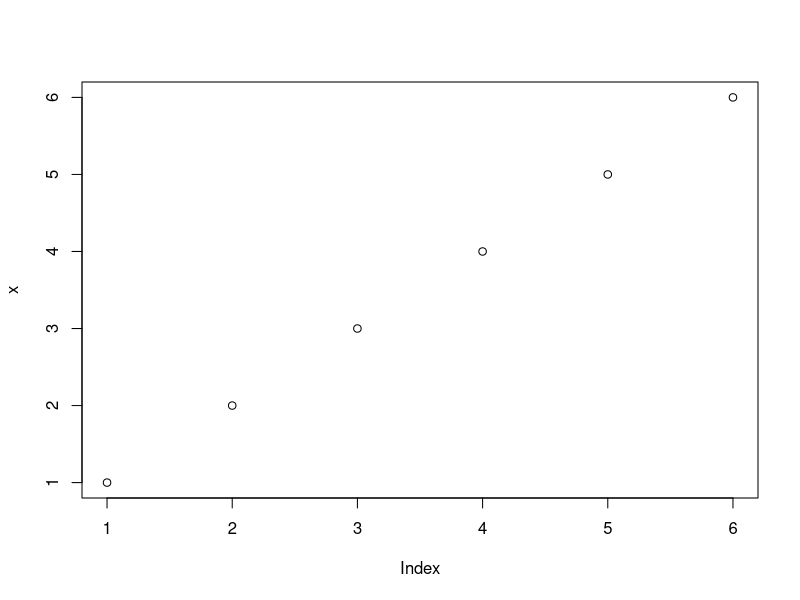
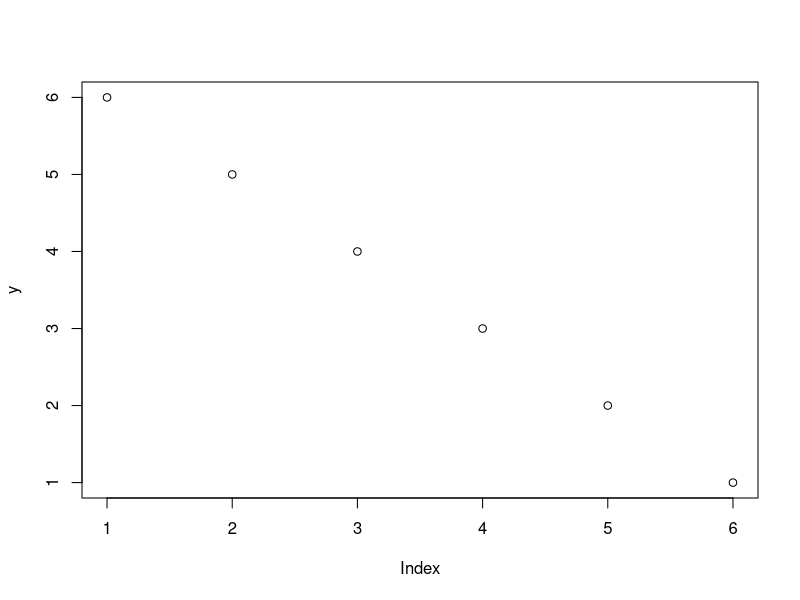
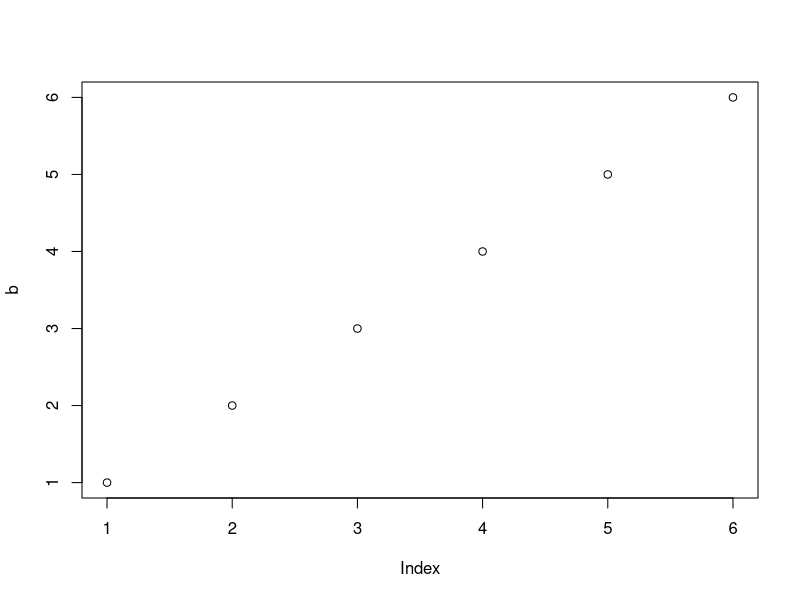

The R script that drew these images, in order:
x <- c(1, 2, 3, 4, 5, 6)
print(x)
plot(x)

x[5]

y <- c(6, 5, 4, 3, 2, 1)
print(y)
plot(y)
y[3]

# outros vetores

# char
z <- c("a", "b", "c", "d", "d", "f")
print(z)
z[2]

# int
b <- c(1L, 2L, 3L, 4L, 5L, 6L)
print(b)
plot(b)